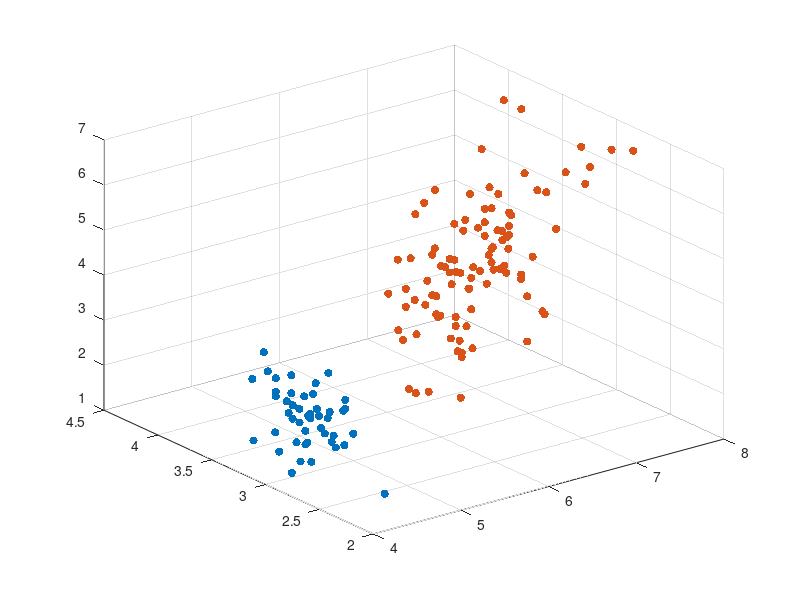
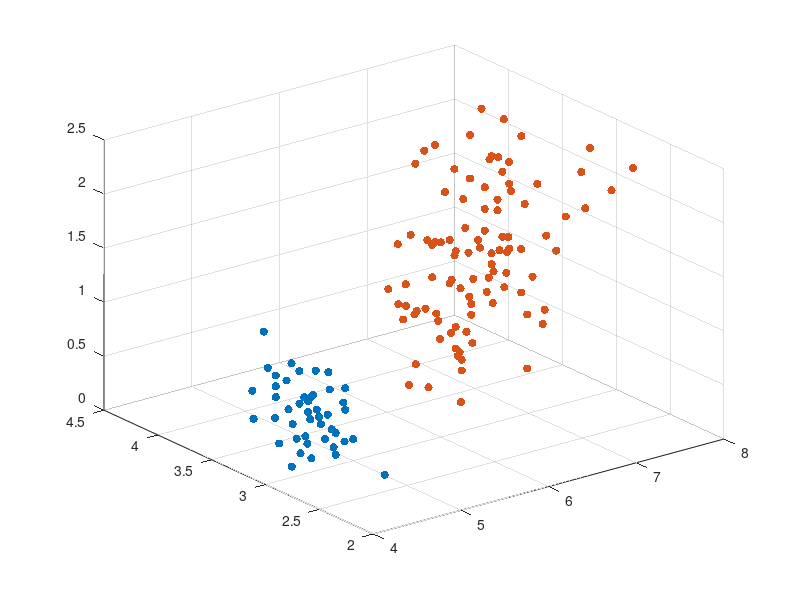
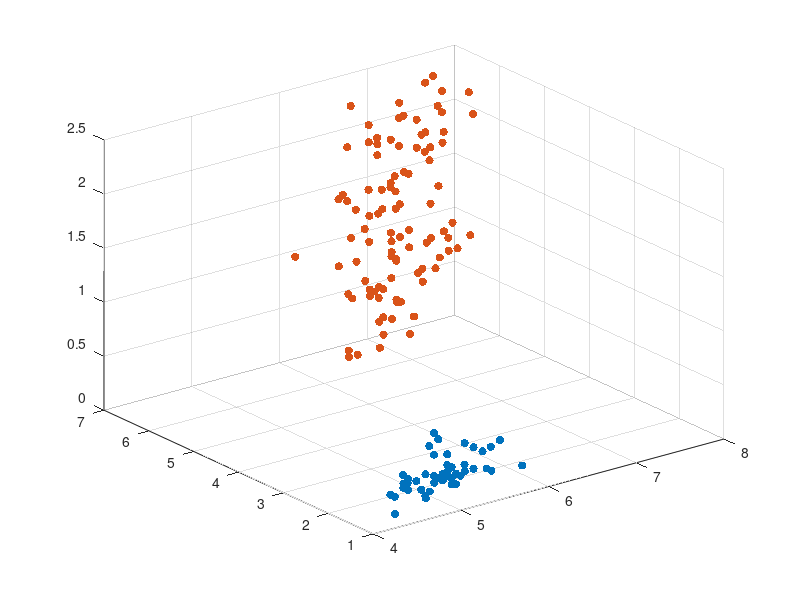
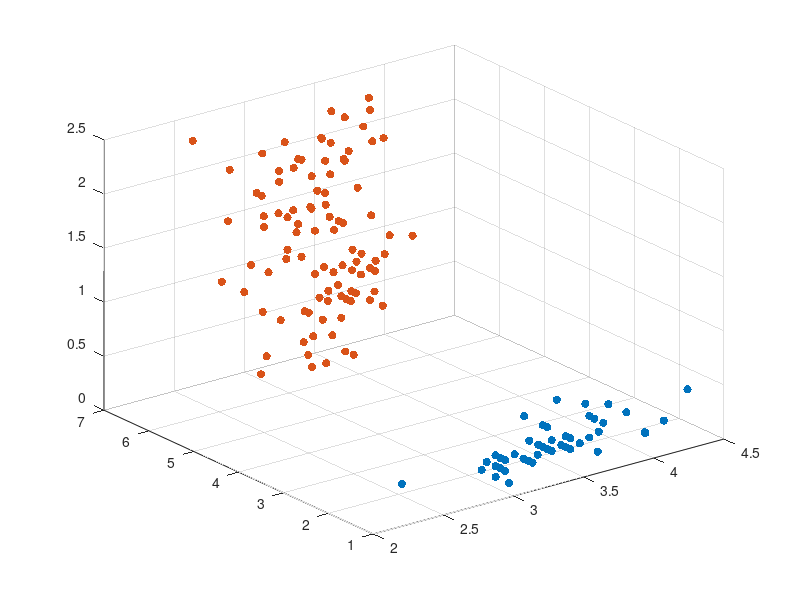

These charts were generated, in order, by the following MATLAB code: (Note: this script raises an error after producing the figures.)
clc
clear
% fid = fopen('iris.data');
% temp = textscan(fid, '%f32 %f32 %f32 %f32 %s', 'delimiter', ',');
% 
% in = [temp{1} temp{2} temp{3} temp{4} strcmp(temp{5}, 'Iris-setosa')];
% in(1,1) = 5.1;
% andis = find(in(:,5)==0);
% in(andis,5) = 2;
% 
% inds1 = find(in(:,5) == 1);
% class1data = in(inds1,:);
% 
% inds2 = find(in(:,5) == 2);
% class2data = in(inds2,:);
% 
% % scatter(class1data(:,1), class1data(:,2));
% % hold on
% % scatter(class2data(:,1), class2data(:,2));
% 
% train_inds = randsample(1:150, 127);
% test_inds = setdiff(1:150, train_inds);
% 
% features_train = in(train_inds,1:4);
% features_test = in(test_inds,1:4);
% 
% targets_train = in(train_inds,5);
% targets_test = in(test_inds,5);
% 
% save q2data.mat
% pause

load q2data.mat

scatter3(class1data(:,1), class1data(:,2), class1data(:,3), 'filled')
hold on
scatter3(class2data(:,1), class2data(:,2), class2data(:,3), 'filled')
hold off

figure
scatter3(class1data(:,1), class1data(:,2), class1data(:,4), 'filled')
hold on
scatter3(class2data(:,1), class2data(:,2), class2data(:,4), 'filled')
hold off

figure
scatter3(class1data(:,1), class1data(:,3), class1data(:,4), 'filled')
hold on
scatter3(class2data(:,1), class2data(:,3), class2data(:,4), 'filled')
hold off

figure
scatter3(class1data(:,2), class1data(:,3), class1data(:,4), 'filled')
hold on
scatter3(class2data(:,2), class2data(:,3), class2data(:,4), 'filled')
hold off

train_errmat = zeros(1,50);   % neshandahandeye khataye tabaghebandie dadehaye train dar har epoch
test_errmat = zeros(1,50);    % neshandahandeye khataye tabaghebandie dadehaye test dar har epoch


w = rand(1,5);   % w0 ham tooshe
w
output_mat = zeros(size(features_train,1), 1);
for d = 1:size(features_train,1)
    output_mat(d,1) = perceptron(features_train(d,:), w);
end



% batch

msearr_train = zeros(1,50);
msearr_test = zeros(1,50);

gradient_E = zeros(1, 5);

for iter = 1:50

    
    for i=0:4

        result = 0;
        for d = 1:size(features_train,1)
            if i==0
                result = result + ( (targets_train(d,1)-output_mat(d,1)) * 1  );
            else
                result = result + ( (targets_train(d,1)-output_mat(d,1)) * features_train(d,i)  );
            end
        end

        gradient_E(i+1) = result;   % shifte andis bekhatere bias
%         result
    end
    
    % alan hameye dadeha barresi shodan va gradiane average error function
    % hesab shod


    delta_w =  0.0002 * gradient_E;
    w = w + delta_w;
    
    delta_w
    w
    
    for d = 1:size(features_train,1)
        output_mat(d,1) = perceptron(features_train(d,:), w);
    end

    train_errcount = 0;
    for j = 1:size(features_train,1)
        if perceptron(features_train(j,:), w) ~= targets_train(j,1)
            train_errcount = train_errcount + 1;
        end
    end
    
    test_errcount = 0;
    for j = 1:size(features_test,1)
        if perceptron(features_test(j,:), w) ~= targets_test(j,1)
            test_errcount = test_errcount + 1;
        end
    end
    
    
    
    
    train_errmat(1, iter) = (train_errcount / size(features_train,1)) * 100;
    test_errmat(1, iter) = (test_errcount / size(features_test,1)) * 100;
    
    disp('Epoche shomareye: ')
    iter
    train_errmat
    test_errmat
    
    
    % MSE
    sum = 0;
    for ctr = 1:size(features_train,1)
        sum = sum + (output_mat(ctr,1) - targets_train(ctr,1))^2;
    end
    msearr_train(1,iter) = sum / size(features_train,1);
    
    
    sum = 0;
    for ctr = 1:size(features_test,1)
        sum = sum + (perceptron(features_test(ctr,:), w) - targets_test(ctr,1))^2;
    end
    msearr_test(1,iter) = sum / size(features_test,1);
    % MSE
end

figure
plot(msearr_train)
figure
plot(msearr_test)